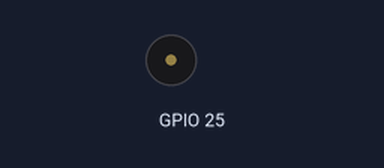
The sketch below on a simulated ESP32. On the bench: buzzer (waves = sounding).

Above: at 0.5 s.
Timing chart, 0 to 3.0 s (numbered marks = the images above):
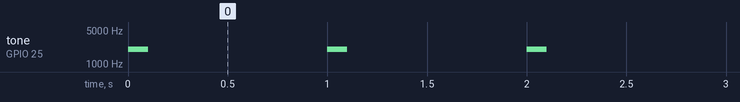

The sketch:

sound.ino
```cpp
#include <Arduino.h>

void setup() {
  Serial.begin(115200);
  ledcAttach(25, 2000, 10);
}

void loop() {
  unsigned long phase = millis() % (100 + 900);
  ledcWriteTone(25, phase < 100 ? 2000 : 0);
}
```

Measured:
- by itself, tone on GPIO 25: alternates 2000 Hz for 0.10 s and silent for 0.90 s
